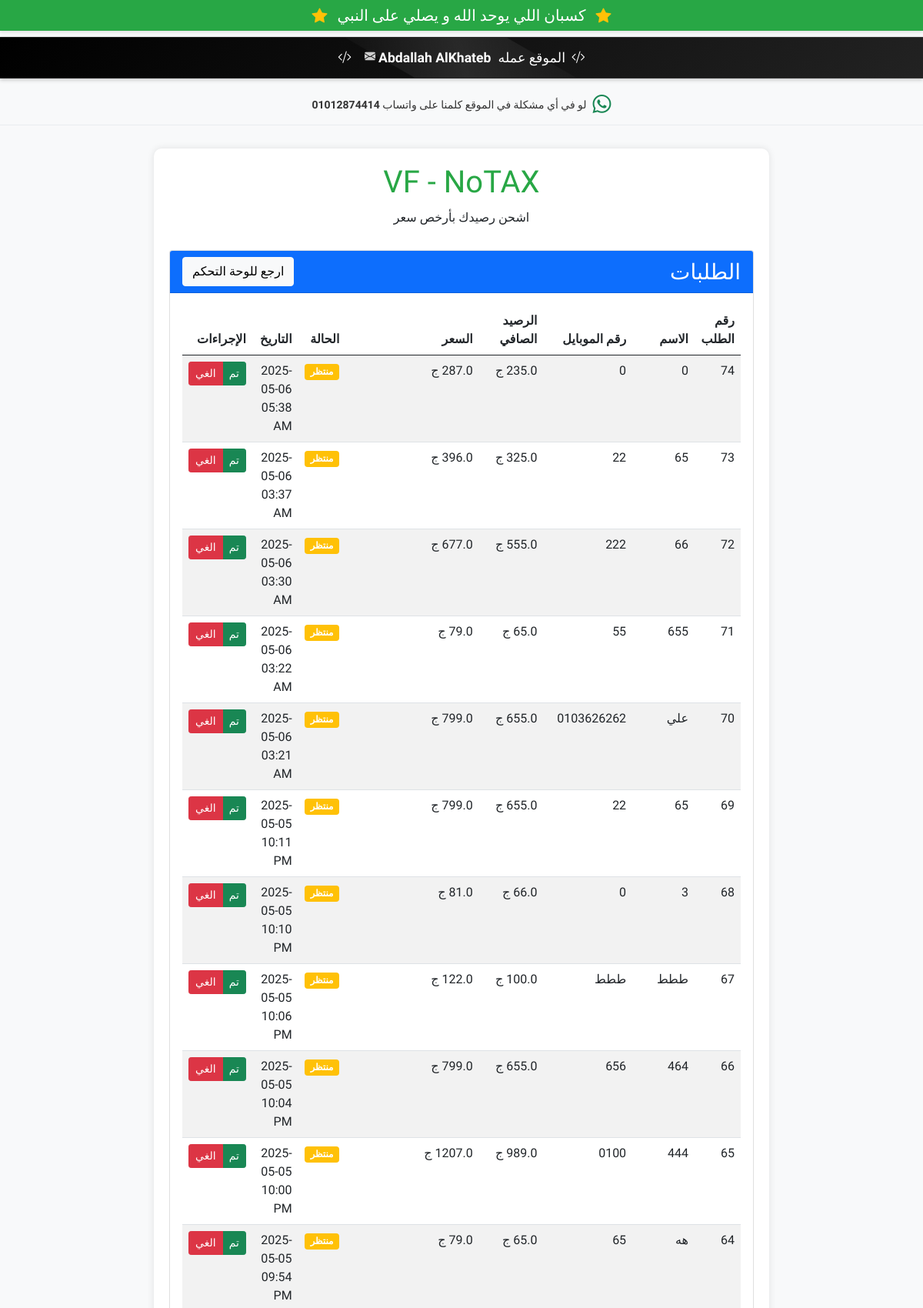
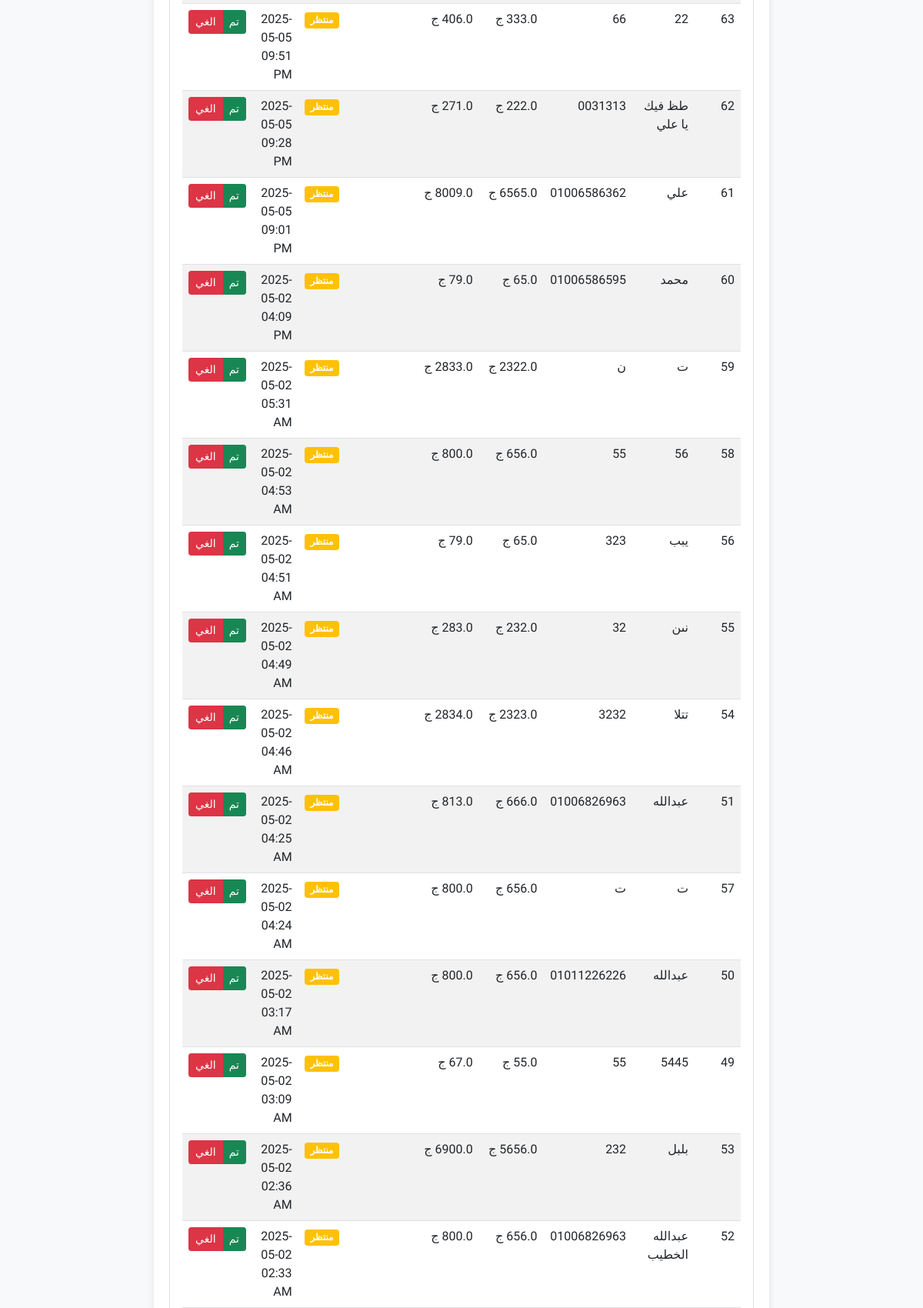
The page /orders (signed in, upper part) on the database its author committed (2 pictures, top to bottom).
### app.py (models this page shows, shortened)
class Order(db.Model):
    id = db.Column(db.Integer, primary_key=True)
    user_name = db.Column(db.String(100), nullable=False)
    user_phone = db.Column(db.String(20), nullable=False)
    net_balance = db.Column(db.Float, nullable=False)
    total_cost = db.Column(db.Float, nullable=False)
    receipt_image = db.Column(db.String(255), nullable=True)
    status = db.Column(db.String(20), default='pending')
    created_at = db.Column(db.DateTime, default=datetime.now)

### app.py (the view)
@app.route('/orders')
def orders():
    if 'admin_logged_in' not in session or not session['admin_logged_in']:
        flash('لازم تسجل دخول الأول', 'danger')
        return redirect(url_for('admin.login'))
    all_orders = Order.query.order_by(Order.created_at.desc()).all()
    return render_template('orders.html', orders=all_orders)

### templates/orders.html (shortened to what this page needs)
{% extends 'base.html' %}
{% block content %}
<div class="row">
    <div class="col-md-12">
        <div class="card">
            <div class="card-header bg-primary text-white d-flex justify-content-between align-items-center">
                <h3 class="mb-0">الطلبات</h3>
                <a href="{{ url_for('admin.dashboard') }}" class="btn btn-light">ارجع للوحة التحكم</a>
            </div>
            <div class="card-body">
                {% if orders %}
                <div class="table-responsive">
                    <table class="table table-striped table-hover">
                        <thead>
                            <tr>
                                <th>رقم الطلب</th>
                                <th>الاسم</th>
                                <th>رقم الموبايل</th>
                                <th>الرصيد الصافي</th>
                                <th>السعر</th>
                                <th>الحالة</th>
                                <th>التاريخ</th>
                                <th>الإجراءات</th>
                            </tr>
                        </thead>
                        <tbody>
                            {% for order in orders %}
                            <tr>
                                <td>{{ order.id }}</td>
                                <td>{{ order.user_name }}</td>
                                <td>{{ order.user_phone }}</td>
                                <td>{{ order.net_balance }} ج</td>
                                <td>{{ order.total_cost }} ج</td>
                                <td>
                                    {% if order.status == 'pending' %}
                                    <span class="badge bg-warning">منتظر</span>
                                    {% elif order.status == 'completed' %}
                                    <span class="badge bg-success">مكتمل</span>
                                    {% elif order.status == 'cancelled' %}
                                    <span class="badge bg-danger">ملغي</span>
                                    {% endif %}
                                </td>
                                <td>{{ order.created_at.strftime('%Y-%m-%d %I:%M %p') }}</td>
                                <td>
                                    <div class="btn-group" role="group">
                                        <button type="button" class="btn btn-sm btn-success">تم</button>
                                        <button type="button" class="btn btn-sm btn-danger">الغي</button>
                                    </div>
                                </td>
                            </tr>
                            {% endfor %}
                        </tbody>
                    </table>
                </div>
                {% else %}
                <div class="alert alert-info">
                    مفيش طلبات دلوقتي.
                </div>
                {% endif %}
            </div>
        </div>
    </div>
</div>
{% endblock %}

### templates/base.html (shortened to what this page needs)
<!DOCTYPE html>
<html lang="ar" dir="rtl">
<head>
    <link rel="stylesheet" href="https://cdn.jsdelivr.net/npm/bootstrap@5.0.2/dist/css/bootstrap.rtl.min.css">
    <link rel="stylesheet" href="https://cdn.jsdelivr.net/npm/bootstrap-icons@1.8.0/font/bootstrap-icons.css">
    <link rel="stylesheet" href="https://cdnjs.cloudflare.com/ajax/libs/animate.css/4.1.1/animate.min.css">
    <link rel="stylesheet" href="{{ url_for('static', filename='css/style.min.css') }}">
</head>
<body>
    <div class="prayer-banner text-center py-2 mb-2">
        <h5 class="mb-0 animate__animated animate__flash animate__infinite animate__slow">
            <i class="bi bi-star-fill text-warning me-2"></i>
            كسبان اللي يوحد الله و يصلي على النبي
            <i class="bi bi-star-fill text-warning ms-2"></i>
        </h5>
    </div>
    <div class="developer-banner text-center py-2 mb-2">
        <div class="developer-content animate__animated animate__fadeIn">
            <i class="bi bi-code-slash text-white me-2"></i>
            <span>الموقع عمله</span>
            <a href="mailto:313qa7@gmail.com" class="developer-name ms-1 me-1 text-decoration-none">
                <span>Abdallah AlKhateb</span>
                <i class="bi bi-envelope-fill ms-1 email-icon"></i>
            </a>
            <i class="bi bi-code-slash text-white ms-2"></i>
        </div>
    </div>
    <div class="support-banner text-center py-2 mb-3">
        <div class="d-flex align-items-center justify-content-center">
            <i class="bi bi-whatsapp text-success me-2 fs-4"></i>
            <p class="mb-0">لو في أي مشكلة في الموقع كلمنا على واتساب <strong>01012874414</strong></p>
        </div>
    </div>
    <div class="container">
        <div class="header">
            <h1 style="color: #28a745;">VF - NoTAX</h1>
            <p>اشحن رصيدك بأرخص سعر</p>
        </div>
        {% block content %}{% endblock %}
    </div>
</body>
</html>

### templates/base.html (style rules this page uses)
.developer-banner { background: linear-gradient(135deg, #000000 0%, #222222 100%); border-top: 1px solid rgba(255,255,255,0.1); border-bottom: 1px solid rgba(255,255,255,0.1); box-shadow: 0 2px 5px rgba(0,0,0,0.2); position: relative; overflow: hidden; color: white; }
.developer-banner::before { content: ''; position: absolute; top: -50%; left: -50%; width: 200%; height: 200%; background: linear-gradient(45deg, transparent 40%, rgba(255, 255, 255, 0.1) 50%, transparent 60%); transform: rotateZ(30deg); animation: shine 3s infinite; }
.developer-content { font-size: 1.1rem; padding: 5px 0; display: flex; align-items: center; justify-content: center; color: white; flex-wrap: nowrap; }
.developer-name { color: #ffffff; font-weight: 700; position: relative; display: inline-flex; align-items: center; padding: 0 5px; transition: all 0.3s ease; cursor: pointer; white-space: nowrap; }
.developer-name::after { content: ''; position: absolute; width: 100%; height: 1px; bottom: 0; left: 0; background-color: #ffffff; transform: scaleX(0); transform-origin: bottom right; transition: transform 0.3s ease-out; }
.email-icon { font-size: 0.8em; opacity: 0.8; vertical-align: middle; transition: all 0.3s ease; margin-top: -2px; }

### rows shown on the page
Order: id "74", user_name "0", user_phone "0", net_balance "235.0", total_cost "287.0", status "منتظر", created_at "2025-05-06 05:38 AM"
Order: id "73", user_name "65", user_phone "22", net_balance "325.0", total_cost "396.0", status "منتظر", created_at "2025-05-06 03:37 AM"
Order: id "72", user_name "66", user_phone "222", net_balance "555.0", total_cost "677.0", status "منتظر", created_at "2025-05-06 03:30 AM"
Order: id "71", user_name "655", user_phone "55", net_balance "65.0", total_cost "79.0", status "منتظر", created_at "2025-05-06 03:22 AM"
Order: id "70", user_name "علي", user_phone "0103626262", net_balance "655.0", total_cost "799.0", status "منتظر", created_at "2025-05-06 03:21 AM"
Order: id "69", user_name "65", user_phone "22", net_balance "655.0", total_cost "799.0", status "منتظر", created_at "2025-05-05 10:11 PM"
Order: id "68", user_name "3", user_phone "0", net_balance "66.0", total_cost "81.0", status "منتظر", created_at "2025-05-05 10:10 PM"
Order: id "67", user_name "ططط", user_phone "ططط", net_balance "100.0", total_cost "122.0", status "منتظر", created_at "2025-05-05 10:06 PM"
Order: id "66", user_name "464", user_phone "656", net_balance "655.0", total_cost "799.0", status "منتظر", created_at "2025-05-05 10:04 PM"
Order: id "65", user_name "444", user_phone "0100", net_balance "989.0", total_cost "1207.0", status "منتظر", created_at "2025-05-05 10:00 PM"
Order: id "64", user_name "هه", user_phone "65", net_balance "65.0", total_cost "79.0", status "منتظر", created_at "2025-05-05 09:54 PM"
Order: id "63", user_name "22", user_phone "66", net_balance "333.0", total_cost "406.0", status "منتظر", created_at "2025-05-05 09:51 PM"
Order: id "62", user_name "طظ فيك يا علي", user_phone "0031313", net_balance "222.0", total_cost "271.0", status "منتظر", created_at "2025-05-05 09:28 PM"
Order: id "61", user_name "علي", user_phone "01006586362", net_balance "6565.0", total_cost "8009.0", status "منتظر", created_at "2025-05-05 09:01 PM"
Order: id "60", user_name "محمد", user_phone "01006586595", net_balance "65.0", total_cost "79.0", status "منتظر", created_at "2025-05-02 04:09 PM"
Order: id "59", user_name "ت", user_phone "ن", net_balance "2322.0", total_cost "2833.0", status "منتظر", created_at "2025-05-02 05:31 AM"
Order: id "58", user_name "56", user_phone "55", net_balance "656.0", total_cost "800.0", status "منتظر", created_at "2025-05-02 04:53 AM"
Order: id "56", user_name "يبب", user_phone "323", net_balance "65.0", total_cost "79.0", status "منتظر", created_at "2025-05-02 04:51 AM"
Order: id "55", user_name "نىن", user_phone "32", net_balance "232.0", total_cost "283.0", status "منتظر", created_at "2025-05-02 04:49 AM"
Order: id "54", user_name "تتلا", user_phone "3232", net_balance "2323.0", total_cost "2834.0", status "منتظر", created_at "2025-05-02 04:46 AM"
Order: id "51", user_name "عبدالله", user_phone "01006826963", net_balance "666.0", total_cost "813.0", status "منتظر", created_at "2025-05-02 04:25 AM"
Order: id "57", user_name "ت", user_phone "ت", net_balance "656.0", total_cost "800.0", status "منتظر", created_at "2025-05-02 04:24 AM"
Order: id "50", user_name "عبدالله", user_phone "01011226226", net_balance "656.0", total_cost "800.0", status "منتظر", created_at "2025-05-02 03:17 AM"
Order: id "49", user_name "5445", user_phone "55", net_balance "55.0", total_cost "67.0", status "منتظر", created_at "2025-05-02 03:09 AM"
Order: id "53", user_name "بلبل", user_phone "232", net_balance "5656.0", total_cost "6900.0", status "منتظر", created_at "2025-05-02 02:36 AM"
Order: id "52", user_name "عبدالله الخطيب", user_phone "01006826963", net_balance "656.0", total_cost "800.0", status "منتظر", created_at "2025-05-02 02:33 AM"
